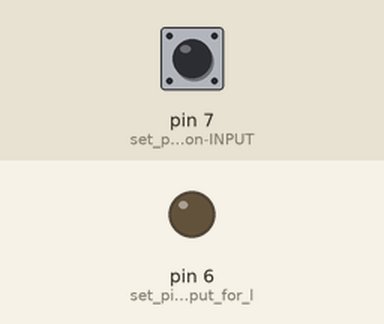
The sketch below on a simulated Arduino Uno, built with avr-gcc and run on an emulated ATmega328P. Parts: output pins drawn as LEDs (lit = HIGH). Dashed ring = blinking. The inputs (shaded band) are chosen by the test bench; at power-on: pin 7 (set_pin_7_as_button-INPUT) LOW.

Above: at 1.2 s.
1.3 s: pin 7 (set_pin_7_as_button-INPUT) pulled HIGH for 3.2 s
At 1.7 s:
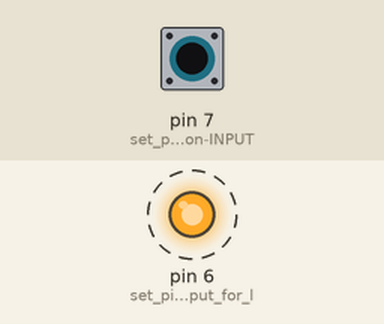
Timing chart, 0 to 6.3 s (numbered marks = the images above; inputs shaded):
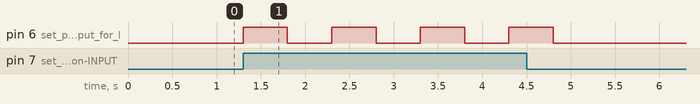

Measured:
- after the input at 1.3 s, pin 6 (set_pin_6_as_output_for_l): alternates HIGH for 0.50 s and LOW for 0.50 s, 8 changes in all, then stays LOW, starting at once

The sketch:

4-1_Kontrollstrukturen_solange.ino
```cpp
// 4.1 Kontrollstrukturen: Solange
// Solution by philipprogramm
//
// Pins
// 7: button-module
// 6: rgb-module pin 1 (blue)


void setup(){
    pinMode(7, INPUT); // set pin 7 as button-INPUT
    pinMode(6, OUTPUT); // set pin 6 as output for led-module
}
void loop(){
    while (digitalRead(7) == HIGH){ // while button is pressed
        digitalWrite(6, HIGH); // blink
        delay(500);
        digitalWrite(6, LOW);
        delay(500);
    }
}
```
